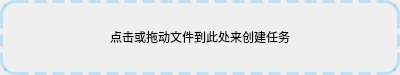
<?xml version="1.0" encoding="UTF-8"?>
<ui version="4.0">
 <class>AccWidget</class>
 <widget class="QWidget" name="AccWidget">
  <property name="geometry">
   <rect>
    <x>0</x>
    <y>0</y>
    <width>400</width>
    <height>75</height>
   </rect>
  </property>
  <property name="minimumSize">
   <size>
    <width>0</width>
    <height>75</height>
   </size>
  </property>
  <property name="maximumSize">
   <size>
    <width>16777215</width>
    <height>75</height>
   </size>
  </property>
  <property name="windowTitle">
   <string>Form</string>
  </property>
  <property name="styleSheet">
   <string notr="true">QLabel#StatusLabel{ font: 500 12pt &quot;Microsoft YaHei UI&quot;;}
QWidget#StatusWidget{ border: 3px dashed rgba(0, 157, 255, 50); border-radius:15px;}
            </string>
  </property>
  <layout class="QGridLayout" name="gridLayout">
   <property name="leftMargin">
    <number>0</number>
   </property>
   <property name="topMargin">
    <number>0</number>
   </property>
   <property name="rightMargin">
    <number>0</number>
   </property>
   <property name="bottomMargin">
    <number>0</number>
   </property>
   <property name="spacing">
    <number>0</number>
   </property>
   <item row="0" column="0">
    <widget class="QWidget" name="StatusWidget" native="true">
     <property name="sizePolicy">
      <sizepolicy hsizetype="Minimum" vsizetype="Minimum">
       <horstretch>0</horstretch>
       <verstretch>0</verstretch>
      </sizepolicy>
     </property>
     <property name="minimumSize">
      <size>
       <width>0</width>
       <height>75</height>
      </size>
     </property>
     <property name="maximumSize">
      <size>
       <width>16777215</width>
       <height>75</height>
      </size>
     </property>
     <layout class="QHBoxLayout" name="horizontalLayout">
      <property name="spacing">
       <number>0</number>
      </property>
      <property name="leftMargin">
       <number>0</number>
      </property>
      <property name="topMargin">
       <number>0</number>
      </property>
      <property name="rightMargin">
       <number>0</number>
      </property>
      <property name="bottomMargin">
       <number>0</number>
      </property>
      <item>
       <widget class="QLabel" name="StatusLabel">
        <property name="sizePolicy">
         <sizepolicy hsizetype="Fixed" vsizetype="Fixed">
          <horstretch>0</horstretch>
          <verstretch>0</verstretch>
         </sizepolicy>
        </property>
        <property name="text">
         <string>点击或拖动文件到此处来创建任务</string>
        </property>
        <property name="alignment">
         <set>Qt::AlignCenter</set>
        </property>
       </widget>
      </item>
     </layout>
    </widget>
   </item>
  </layout>
 </widget>
 <resources/>
 <connections/>
</ui>
